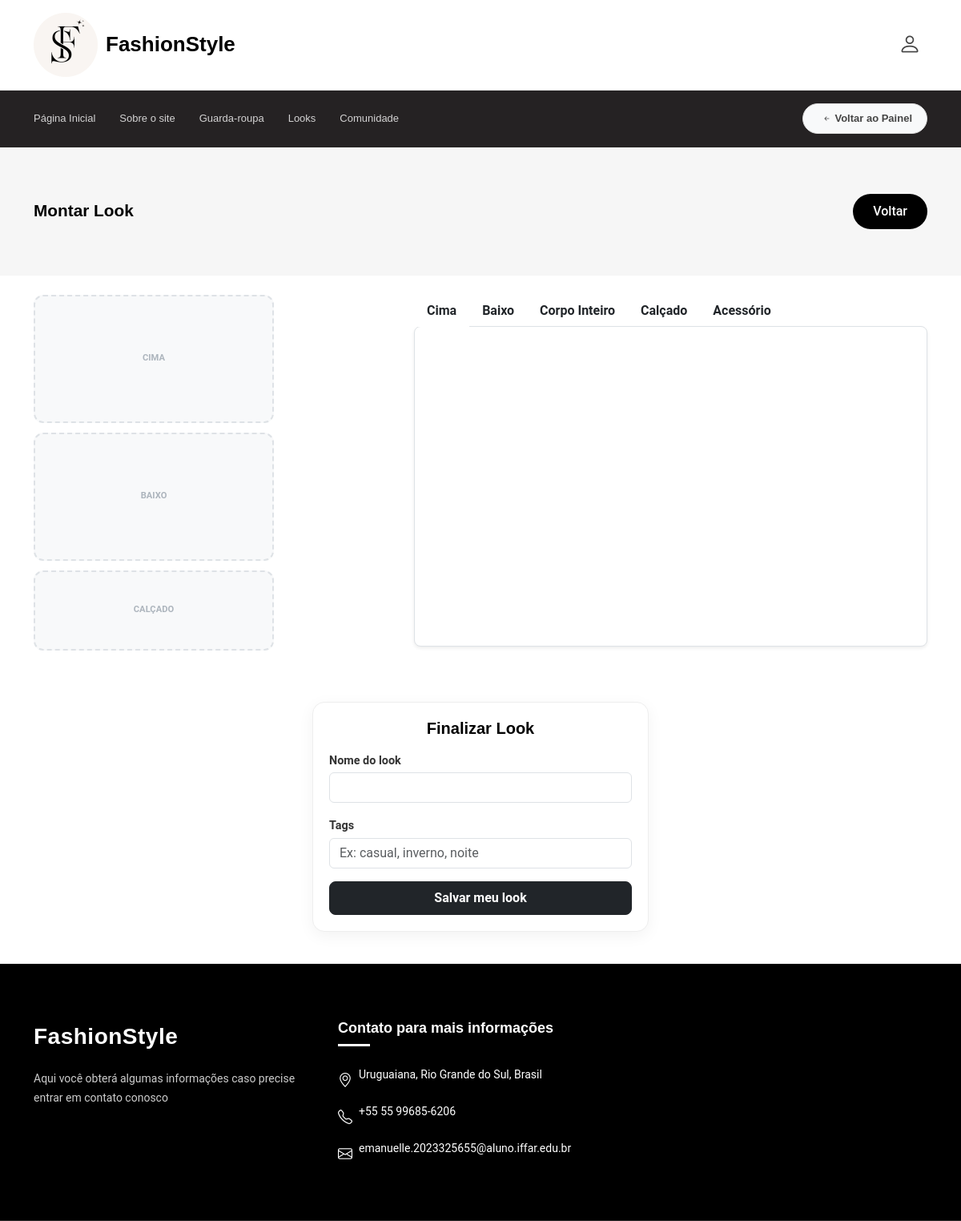
The page /TCC/cadastrarlook.php (signed in) on the database as committed earlier.
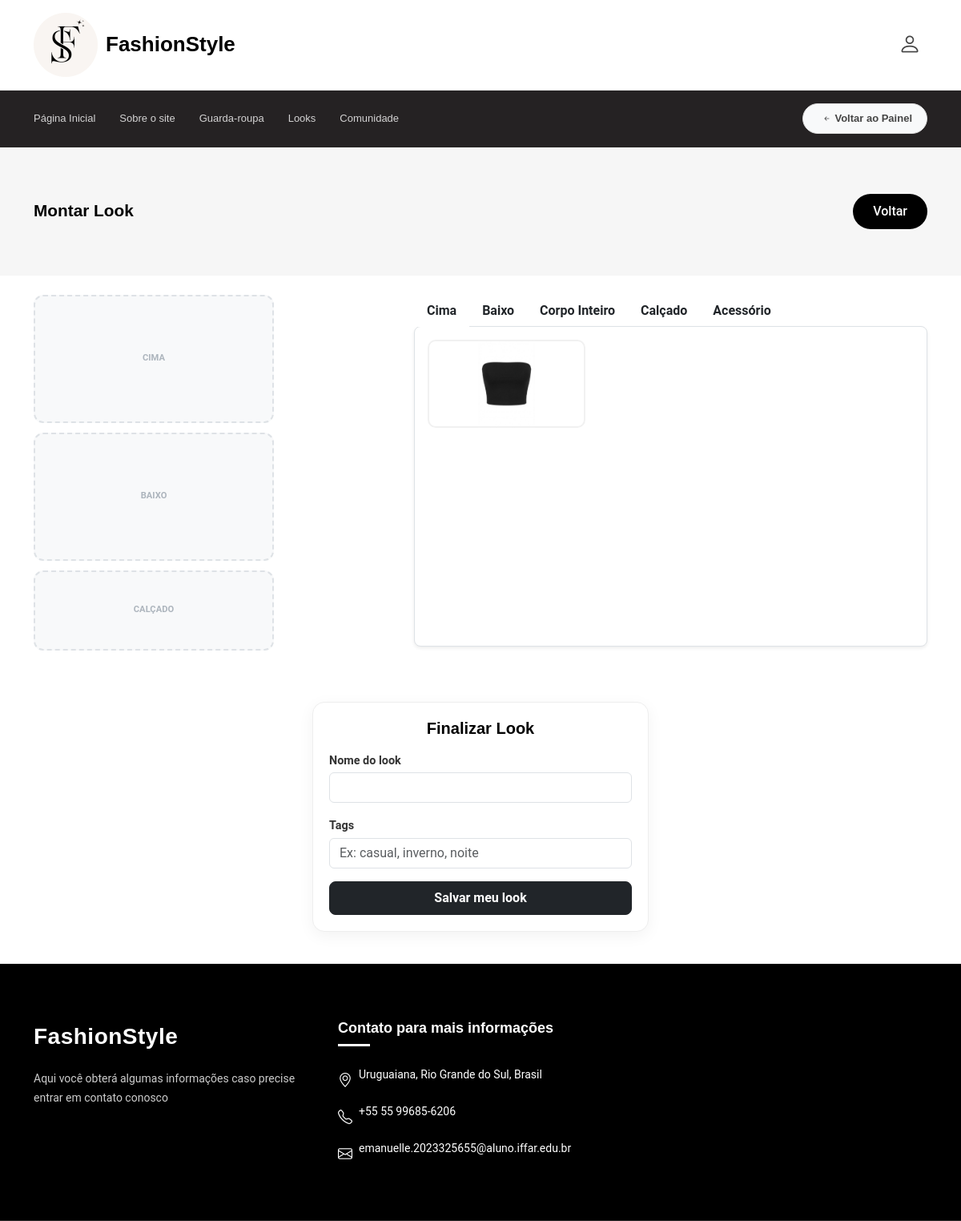
The same page on the database as committed later.
### tables this page shows
CREATE TABLE IF NOT EXISTS `roupas` (
  `id` int NOT NULL AUTO_INCREMENT,
  `idusuario` int NOT NULL,
  `foto` varchar(255) NOT NULL,
  `cor1` varchar(20) DEFAULT NULL,
  `cor2` varchar(20) DEFAULT NULL,
  `idCategoria` int NOT NULL,
  `idEstacao` int DEFAULT NULL,
  `estacoes` varchar(255) DEFAULT NULL,
  `tags` text,
  PRIMARY KEY (`id`),
  KEY `idusuario` (`idusuario`),
  KEY `idCategoria` (`idCategoria`),
  KEY `fk_roupas_estacao` (`idEstacao`)
);

### TCC/cadastrarlook.php (the view, shortened to what this page needs)
<?php
require_once "conexao.php";
function buscarRoupasPorCategorias($con, $idUsuario, $categoriasArray) {
    $placeholders = str_repeat('?,', count($categoriasArray) - 1) . '?';
    $sql = "SELECT id FROM categorias WHERE nome IN ($placeholders)";
    $stmt = $con->prepare($sql);
    $types = str_repeat('s', count($categoriasArray));
    $stmt->bind_param($types, ...$categoriasArray);
    $stmt->execute();
    $result = $stmt->get_result();
    $catIds = [];
    while ($row = $result->fetch_row()) { $catIds[] = $row[0]; }
    $placeholdersR = str_repeat('?,', count($catIds) - 1) . '?';
    $sqlR = "SELECT id, foto FROM roupas WHERE idusuario = ? AND idCategoria IN ($placeholdersR) ORDER BY id DESC";
    $stmtR = $con->prepare($sqlR);
    $typesR = 'i' . str_repeat('i', count($catIds));
    $stmtR->bind_param($typesR, $idUsuario, ...$catIds);
    $stmtR->execute();
    return $stmtR->get_result()->fetch_all(MYSQLI_ASSOC);
}
$userId = $_SESSION['idusuario'];
$look_data = null;
$isEdit = false;
$preview_fotos = [];
$galeria_pecas = [
    'idroupa1' => [
        'label' => 'Cima',
        'items' => buscarRoupasPorCategorias($con, $userId, ['Top', 'Camisa/Camiseta', 'Regata', 'Cropped', 'Casaco', 'Body', 'Maiô', 'Biquíni (Parte de Cima)'])
    ],
    'idroupa2' => [
        'label' => 'Baixo',
        'items' => buscarRoupasPorCategorias($con, $userId, ['Calça', 'Short', 'Saia', 'Bermuda', 'Biquíni (Parte de Baixo)'])
    ],
    'idroupa5' => [
        'label' => 'Corpo Inteiro',
        'items' => buscarRoupasPorCategorias($con, $userId, ['Vestido', 'Macacão', 'Maiô'])
    ],
    'idroupa3' => [
        'label' => 'Calçado',
        'items' => buscarRoupasPorCategorias($con, $userId, ['Tênis', 'Sandália', 'Salto', 'Bota'])
    ],
    'idroupa4' => [
        'label' => 'Acessório',
        'items' => buscarRoupasPorCategorias($con, $userId, ['Casaco', 'Bolsa', 'Óculos', 'Chapéu', 'Canga', 'Saída de Praia'])
    ],
];
?>
<!DOCTYPE html>
<html lang="pt-br">
<head>
    <link href="assets/vendor/bootstrap/css/bootstrap.min.css" rel="stylesheet">
    <link href="assets/vendor/bootstrap-icons/bootstrap-icons.css" rel="stylesheet">
    <link href="assets/css/main.css" rel="stylesheet">
</head>
<body class="index-page">
    <?php include 'nav.php'; ?>
    <main class="main">
        <div class="page-title light-background">
            <div class="container d-lg-flex justify-content-between align-items-center py-3">
                <h2 class="mb-0 fw-bold" style="font-size: 1.3rem;"><?= $isEdit ? 'Editar Look' : 'Montar Look' ?></h2>
                <a href="looks.php" class="btn btn-floating">Voltar</a>
            </div>
        </div>
        <div class="container mt-4">
            <form method="POST" id="formLook">
                <div class="row">
                    <div class="col-lg-5 mb-4">
                        <div class="look-layout-container">
                            <div class="look-preview-area">
                                <?php
                                $campos = ['idroupa1' => 'Cima', 'idroupa2' => 'Baixo', 'idroupa5' => 'Corpo Inteiro', 'idroupa3' => 'Calçado'];
                                foreach($campos as $idField => $label):
                                    $foto = isset($look_data[$idField]) ? ($preview_fotos[$look_data[$idField]] ?? '') : '';
                                    $classeCorpo = ($idField == 'idroupa5' && empty($foto)) ? 'd-none-view' : '';
                                    $classeCimaBaixo = (($idField == 'idroupa1' || $idField == 'idroupa2') && !empty($look_data['idroupa5'])) ? 'd-none-view' : '';
                                ?>
                                <div class="look-preview-item <?= ($idField == 'idroupa3')?'box-calcado':'' ?> <?= $foto ? 'has-content' : '' ?> <?= $classeCorpo ?> <?= $classeCimaBaixo ?>" id="box-<?= $idField ?>">
                                    <span class="preview-label" style="<?= $foto ? 'display:none;' : '' ?>"><?= $label ?></span>
                                </div>
                                <?php endforeach; ?>
                            </div>
                            <div class="look-accessories-area" id="coluna-acessorios-grades">
                            </div>
                        </div>
                    </div>
                    <div class="col-lg-7">
                        <ul class="nav nav-tabs border-0" id="lookTabs">
                            <?php $active = true; foreach ($galeria_pecas as $key => $data): ?>
                            <li class="nav-item">
                                <button class="nav-link <?= $active?'active':'' ?> fw-bold text-dark border-0 py-2" id="tab-btn-<?= $key ?>" data-bs-toggle="tab" data-bs-target="#tab-<?= $key ?>" type="button"><?= $data['label'] ?></button>
                            </li>
                            <?php $active = false; endforeach; ?>
                        </ul>
                        <div class="tab-content p-3 border rounded-3 bg-white shadow-sm" style="min-height: 400px;">
                            <?php $active = true; foreach ($galeria_pecas as $key => $data): ?>
                            <div class="tab-pane fade <?= $active?'show active':'' ?>" id="tab-<?= $key ?>">
                                <div class="row row-cols-3 g-2">
                                    <?php foreach ($data['items'] as $roupa): ?>
                                    <div class="col text-center">
                                        <div class="roupa-item-gallery">
                                            <img src="<?= $roupa['foto'] ?>"
                                                 class="img-peca-galeria"
                                                 id="galeria-item-<?= $roupa['id'] ?>"
                                                 data-id="<?= $roupa['id'] ?>" data-target="<?= $key ?>" onclick="selecionarPeca(this)">
                                        </div>
                                    </div>
                                    <?php endforeach; ?>
                                </div>
                            </div>
                            <?php $active = false; endforeach; ?>
                        </div>
                    </div>
                </div>
                <div class="finalizar-look-box text-center">
                    <h5 class="fw-bold mb-3">Finalizar Look</h5>
                    <div class="text-start">
                        <label class="label-normal">Nome do look</label>
                        <input type="text" name="nomeLook" class="form-control mb-3" value="<?= $look_data['nome'] ?? '' ?>" required>
                        <label class="label-normal">Tags</label>
                        <input type="text" name="tagsLook" class="form-control mb-3" value="<?= $look_data['tags'] ?? '' ?>" placeholder="Ex: casual, inverno, noite">
                    </div>
                    <button type="submit" class="btn btn-dark w-100 rounded-3 py-2 fw-bold">Salvar meu look</button>
                </div>
            </form>
        </div>
    </main>
    <?php include 'footer.php'; ?>
</body>
</html>

### TCC/nav.php (shortened to what this page needs)
<?php
$logado = isset($_SESSION['idusuario']) && !empty($_SESSION['idusuario']);
$nivel = $_SESSION['nivel'] ?? 'usuario';
$page_atual = basename($_SERVER['PHP_SELF']);
$is_public_page = ($page_atual == 'index.php' || $page_atual == 'sobre.php');
?>
<header id="header" class="header sticky-top">
    <div class="main-header">
        <div class="container-fluid container-xl">
            <div class="d-flex py-3 align-items-center justify-content-between">
                <a href="index.php" class="logo d-flex align-items-center text-decoration-none">
                    <img src="/manu.Info31/TCC/logo.jpg" alt="Logo FashionStyle">
                    <h1 class="sitename">FashionStyle</h1>
                </a>
                <div class="header-actions d-flex align-items-center justify-content-end">
                    <?php if (!$logado && $is_public_page): ?>
                        <div class="nav-direct-buttons d-flex align-items-center me-2">
                            <a href="login.php" class="btn btn-outline-dark rounded-pill">Entrar</a>
                            <a href="cadastro.php" class="btn btn-dark rounded-pill">Cadastrar</a>
                        </div>
                    <?php else: ?>
                        <div class="dropdown account-dropdown">
                            <button class="header-action-btn" data-bs-toggle="dropdown">
                                <i class="bi bi-person"></i>
                            </button>
                        </div>
                    <?php endif; ?>
                </div>
            </div>
        </div>
    </div>
    <div class="header-nav">
        <div class="container-fluid container-xl position-relative">
            <nav id="navmenu" class="navmenu">
                <ul>
                    <li><a href="index.php">Página Inicial</a></li>
                    <li><a href="sobre.php">Sobre o site</a></li>
                    <?php if ($logado): ?>
                        <li><a href="guardaroupa.php">Guarda-roupa</a></li>
                        <li><a href="looks.php">Looks</a></li>
                        <li><a href="comunidade/comunidade.php">Comunidade</a></li>
                        <?php if ($nivel === 'admin'): ?>
                            <li class="ms-auto">
                                <a href="admin/dashboard.php" class="btn-voltar-painel">
                                    <i class="bi bi-arrow-left-short me-1"></i> Voltar ao Painel
                                </a>
                            </li>
                        <?php endif; ?>
                    <?php endif; ?>
                </ul>
            </nav>
        </div>
    </div>
</header>

### TCC/footer.php (shortened to what this page needs)
<footer id="footer" class="footer dark-background">
  <div class="footer-main">
    <div class="container">
      <div class="row gy-4">
        <div class="col-lg-4 col-md-6">
          <div class="footer-widget footer-about">
            <a href="index.php" class="logo">
              <span class="sitename">FashionStyle</span>
            </a>
            <p>Aqui você obterá algumas informações caso precise entrar em contato conosco</p>
          </div>
        </div>
        <div class="col-lg-4 col-md-6">
          <div class="footer-widget">
            <h4>Contato para mais informações</h4>
            <div class="footer-contact">
              <div class="contact-item mb-3">
                <i class="bi bi-geo-alt me-2"></i>
                <a href="https://www.google.com/maps/search/?api=1&query=Uruguaiana,Rio+Grande+do+Sul,Brasil" target="_blank" rel="noopener noreferrer" title="Ver no Mapa">
                  Uruguaiana, Rio Grande do Sul, Brasil
                </a>
              </div>
              <div class="contact-item mb-3">
                <i class="bi bi-telephone me-2"></i>
                <a href="https://wa.me/5555996856206" target="_blank" rel="noopener noreferrer" title="Enviar mensagem no WhatsApp">
                  +55 55 99685-6206
                </a>
              </div>
              <div class="contact-item mb-3">
                <i class="bi bi-envelope me-2"></i>
                <a href="mailto:emanuelle.2023325655@aluno.iffar.edu.br?subject=Contato%20FashionStyle" title="Enviar um Email">
                  emanuelle.2023325655@aluno.iffar.edu.br
                </a>
              </div>
            </div>
          </div>
        </div>
      </div>
    </div>
  </div>
</footer>

### TCC/cadastrarlook.php (style rules this page uses)
.btn-floating { background:#000!important;color:#fff!important;border-radius:50px!important;padding:10px 25px!important;font-weight:500!important;border:none!important;display:inline-block!important;text-decoration:none!important }
.look-layout-container { display: flex; gap: 20px; max-width: 550px; margin: 0 auto; }
.look-preview-area { display: flex; flex-direction: column; gap: 12px; width: 300px; }
.look-accessories-area { display: flex; flex-direction: column; gap: 12px; width: 110px; }
.look-preview-item { background: #f8f9fa; border: 2px dashed #dee2e6; border-radius: 12px; display: flex; align-items: center; justify-content: center; position: relative; overflow: hidden; height: 160px; }
.box-calcado { height: 100px; }
.preview-label { position: absolute; color: #adb5bd; font-weight: 600; font-size: 0.7rem; text-transform: uppercase; text-align: center; pointer-events: none; }
.roupa-item-gallery img { width: 100%; height: 110px; object-fit: contain; cursor: pointer; border: 2px solid #f1f1f1; border-radius: 10px; background: #fff; }
.finalizar-look-box { background: #fff; border: 1px solid #eee; border-radius: 15px; padding: 20px; margin: 40px auto; max-width: 420px; box-shadow: 0 5px 20px rgba(0,0,0,0.05); }
.label-normal { font-weight: 600; margin-bottom: 4px; font-size: 0.9rem; color: #333; }

### TCC/nav.php (style rules this page uses)
.logo img { height: 80px !important; max-height: 100px; width: auto; }
.sitename { font-size: 34px; margin-bottom: 0; }
.navmenu ul { display: flex; align-items: center; width: 100%; list-style: none; margin: 0; padding: 0; }
.btn-voltar-painel { color: #444 !important; font-weight: 700 !important; background: #f8f9fa; padding: 8px 18px !important; border-radius: 50px; border: 1px solid #ddd; transition: all 0.3s ease; display: flex; align-items: center; text-decoration: none; }
.btn-voltar-painel i { font-size: 1.2rem; }

Rows that differ between the two databases and show on the page:
added roupas: foto (picture)
